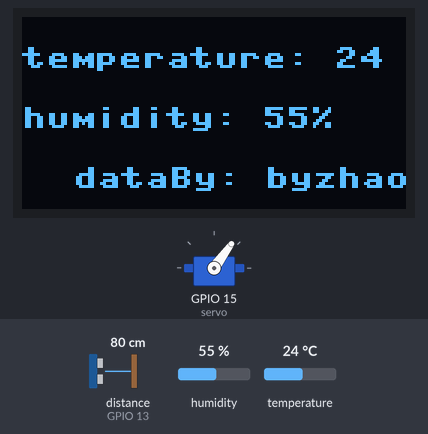
A program run on a simulated ESP8266 board running MicroPython. On the bench: 128×64 one-colour display, servo. The test bench sets the inputs (shaded band); at power-on: humidity 55 %, temperature 24 °C, distance to the obstacle (sensor on GPIO 13) 80 cm. The echo pulse lasts 58.3 µs per cm; servo angles are drawn from the pulse width (0.5 ms = 0°, 2.5 ms = 180°); what the program prints to the serial console is not drawn.

Above: at 1.2 s.
1.3 s: humidity set to 22 %
At 4.5 s:
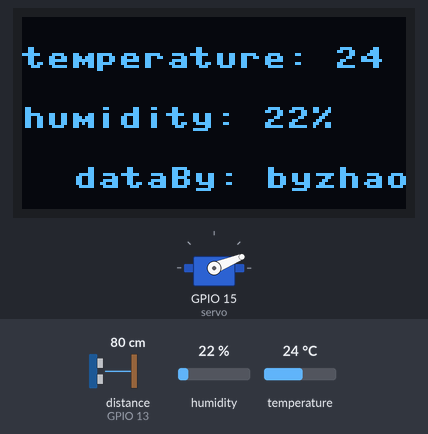
6.3 s: humidity set to 68 %
At 9.5 s:
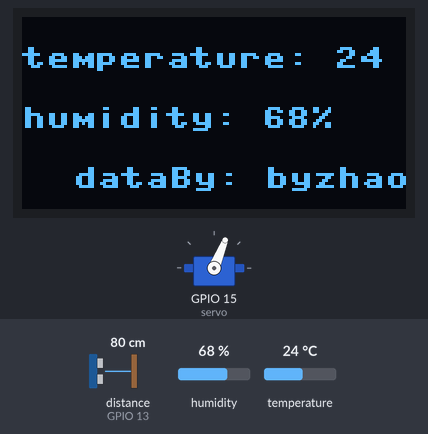
11.3 s: humidity set to 88 %
At 13.3 s:
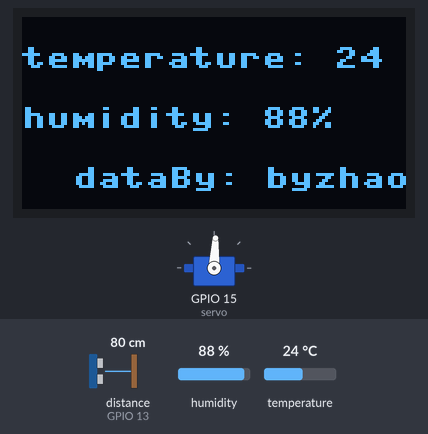
16.3 s: temperature set to 12 °C
At 21.0 s:
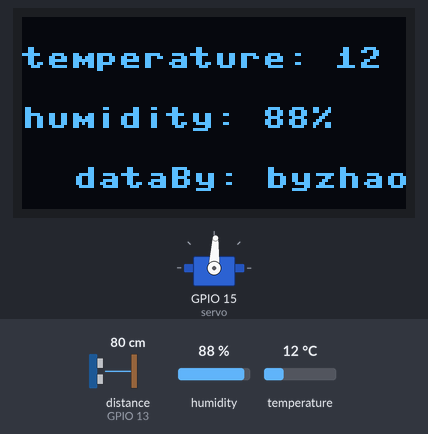
21.8 s: temperature set to 19 °C
Timing chart, 0 to 24.8 s (numbered marks = the images above; inputs shaded):
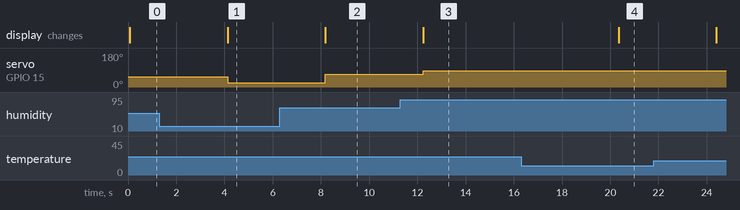

Measured:
- after the input at 1.3 s, servo on GPIO 15 (servo): 54° → 22° after 2.8 s; the display: changes after 2.8 s (image 1)
- after the input at 6.3 s, servo on GPIO 15 (servo): 22° → 68° after 1.9 s; the display: changes after 1.9 s (image 2)
- after the input at 11.3 s, servo on GPIO 15 (servo): 68° → 87° after 0.94 s; the display: changes after 0.94 s (image 3)
- after the input at 16.3 s, the display: changes after 4.0 s (image 4)

The program:

main.py
```python
import dht
import machine
from ssd1306 import SSD1306_I2C
import time, math  # 声明用到的类库，尤其是dht的类库
from machine import Pin, I2C

# 超声波传感器Echo、Trig定义
Trig = Pin(12, Pin.OUT)
Echo = Pin(13, Pin.IN)

# 温湿度传感器data串口
d = dht.DHT11(machine.Pin(14))  # 声明用到类库中的函数，并设置参数
servo = machine.PWM(machine.Pin(15), freq=50)

i2c = I2C(scl=Pin(5), sda=Pin(4))
oled = SSD1306_I2C(128, 64, i2c)


# 测距
def distance_measurement():
    # 高电平发送方波 持续20us
    Trig.value(1)
    time.sleep_us(20)
    Trig.value(0)
    # 侦听Echo串口有无输入高电平 没有的话接着发送方波
    while Echo.value() == 0:
        Trig.value(1)
        time.sleep_us(20)
        Trig.value(0)
    # 侦听到Echo电平升高
    if Echo.value() == 1:
        # 记录当前时间
        ts = time.ticks_us()

        while Echo.value() == 1:
            pass
        te = time.ticks_us()
        print('te:{}, ts:{}', te, ts)
        # 计算得到高电平持续时间 单位：us
        tc = te - ts
        # 根据音速计算距离（换算cm）  0.0343厘米/微秒
        distance = (tc * 0.0343) / 2
        print('Distance:', distance, '(cm)')
        # oled_show([('measurement: ' + distance, 0, 20)])


# oled显示函数
def oled_show(key):
    oled.fill(0)  # 清屏
    # print(len(key))
    for ss in key:
        # print(ss)
        ele = ss[0]
        x = ss[1]
        y = ss[2]
        oled.text(ele, x, y)
    oled.show()


def sg90(du):
    t1 = 0.5 + 2 / 180 * du  # 范围2ms 角度180度 起始0.5ms
    pulse = int(t1 / 20 * 1023)
    print('移动的角度:', du, pulse)

    # servo.duty(77)
    servo.duty(pulse)  # 舵机角度的设定
    print('eg:', pulse)


# 温湿度传感器
def temperature_measure(show_oled):
    d.measure()  # 调用DHT类库中测量数据的函数
    temp_ = str(d.temperature())  # 读取measure()函数中的温度数据
    hum_ = str(d.humidity())  # 读取measure()函数中的湿度数据
    # print('eg:', temp_, '-', hum_)
    if show_oled:
        # 测量数据oled显示
        oled_show([('temperature: ' + temp_, 0, 10), ('humidity: ' + hum_ + '%', 0, 30), ('dataBy: byzhao', 17, 50)])
    if d.humidity() < 180:
        sg90(int(d.humidity()))


while True:  # 开始整个代码的大循环

    # 检测环境温度、湿度并上报 oled 或者 udp
    temperature_measure(True)
    distance_measurement()
    time.sleep(4)
```
